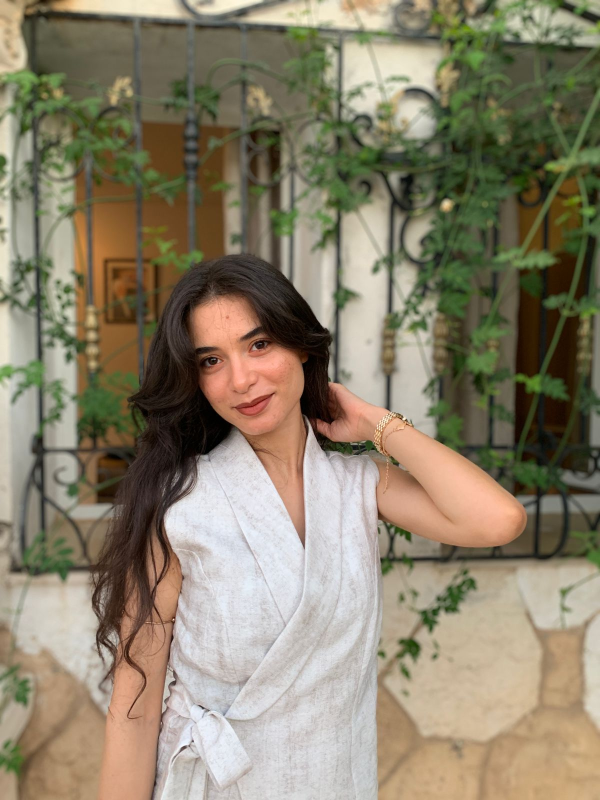
#> input picture Image.jpg, 1200 x 1600 px (shown at 1/2 size)
$ python Projet_ConversionImg.py
#> lines starting #> are read from the running program, lines starting #| are printed output that depends on the picture
import os
os.chdir(os.path.dirname(os.path.abspath(__file__)))
from PIL import Image
import numpy as np

# ---------------------------------------------------------------
# 1. Ouvrir l'image couleur
# ---------------------------------------------------------------
img = Image.open("Image.jpg").convert("RGB")   # force le format R, G, B
#> img is the input picture: PIL image 1200x1600 RGB; mean R, G, B 138.8, 129.2, 107.4
print("Taille originale (largeur, hauteur) :", img.size)
#| Taille originale (largeur, hauteur) : (1200, 1600)

# ---------------------------------------------------------------
# 2. Réduire l'image (la mémoire du FPGA est petite)
# ---------------------------------------------------------------
LARGEUR = 128
HAUTEUR = 128
img = img.resize((LARGEUR, HAUTEUR))
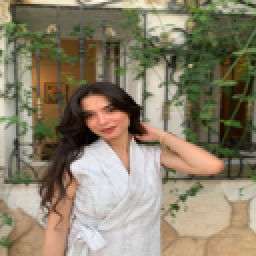
#> img: PIL image 128x128 RGB (shown 2 times larger); mean R, G, B 138.8, 129.2, 107.4
img.save("image_rgb_redimensionnee.png")

# ---------------------------------------------------------------
# 3. Obtenir la matrice des pixels
# ---------------------------------------------------------------
M = np.array(img)                 # M[ligne, colonne] = [R, G, B]
print("Forme de la matrice :", M.shape)      # (128, 128, 3)
#| Forme de la matrice : (128, 128, 3)

R = M[:, :, 0]                    # matrice du rouge (128 x 128)
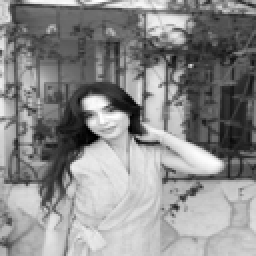
#> R: shape (128, 128) (shown 2 times larger); min 0, max 255, mean 138.8
G = M[:, :, 1]                    # matrice du vert
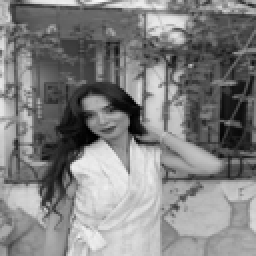
#> G: shape (128, 128) (shown 2 times larger); min 0, max 247, mean 129.2
B = M[:, :, 2]                    # matrice du bleu
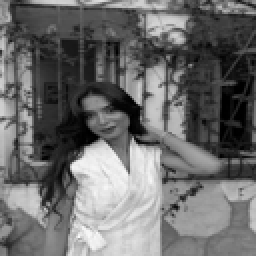
#> B: shape (128, 128) (shown 2 times larger); min 0, max 251, mean 107.4

# ---------------------------------------------------------------
# 4. Regarder quelques valeurs
# ---------------------------------------------------------------
print("Pixel (0,0)   -> R, G, B =", M[0, 0])
#| Pixel (0,0)   -> R, G, B = [204 178 140]
print("Pixel (64,64) -> R, G, B =", M[64, 64])
#| Pixel (64,64) -> R, G, B = [16 10  7]
print("Coin 5x5 de la matrice R :")
print(R[:5, :5])
#| [[204 192 167 169 175]
#|  [205 206 203 201 179]
#|  [190 193 205 218 173]
#|  [212 194 201 205 139]
#|  [218 198 207 211 122]]

# ---------------------------------------------------------------
# 5. Écrire la matrice dans image_rgb.txt (pour le VHDL)
#    une ligne = un pixel = 6 chiffres hexa RRGGBB
#    ordre : ligne 0 de gauche à droite, puis ligne 1, ...
# ---------------------------------------------------------------
with open("image_rgb.txt", "w") as f:
    for ligne in range(HAUTEUR):
        for colonne in range(LARGEUR):
            r = int(R[ligne, colonne])
            g = int(G[ligne, colonne])
            b = int(B[ligne, colonne])
            f.write(f"{r:02X}{g:02X}{b:02X}\n")
print("image_rgb.txt écrit :", LARGEUR * HAUTEUR, "lignes")

# ---------------------------------------------------------------
# 6. Résultat attendu, avec la même formule que le circuit VHDL
# ---------------------------------------------------------------
Y = (77 * R.astype(int) + 150 * G.astype(int) + 29 * B.astype(int)) >> 8

with open("reference_gris.txt", "w") as f:
    for valeur in Y.flatten():
        f.write(f"{int(valeur):02X}\n")
#> this loop made 16384 passes
#> valeur on passes 1 to 3: 181, 170, 148
Image.fromarray(Y.astype(np.uint8)).save("reference_gris.png")
print("reference_gris.txt et reference_gris.png écrits")
